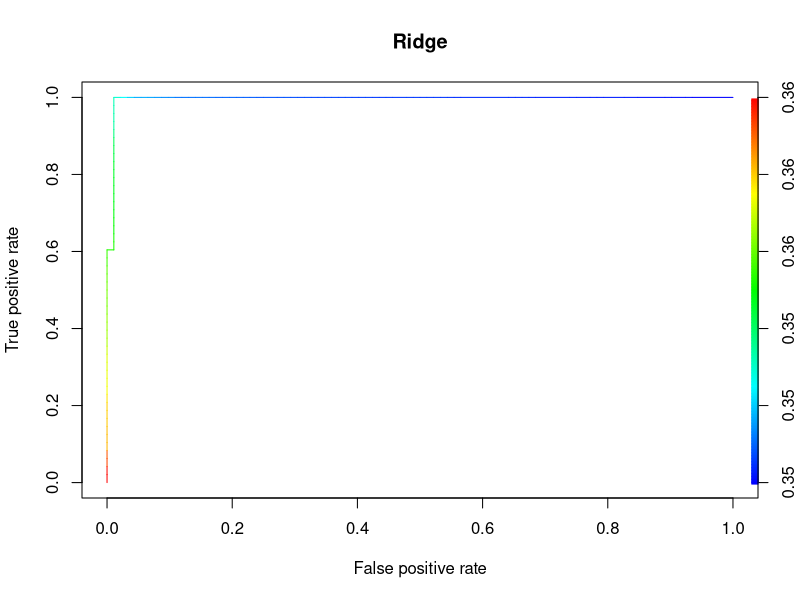
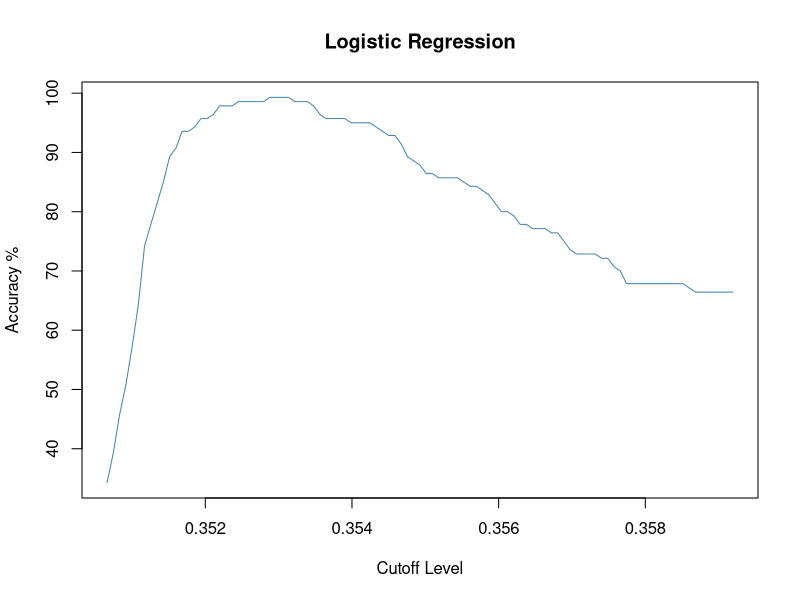
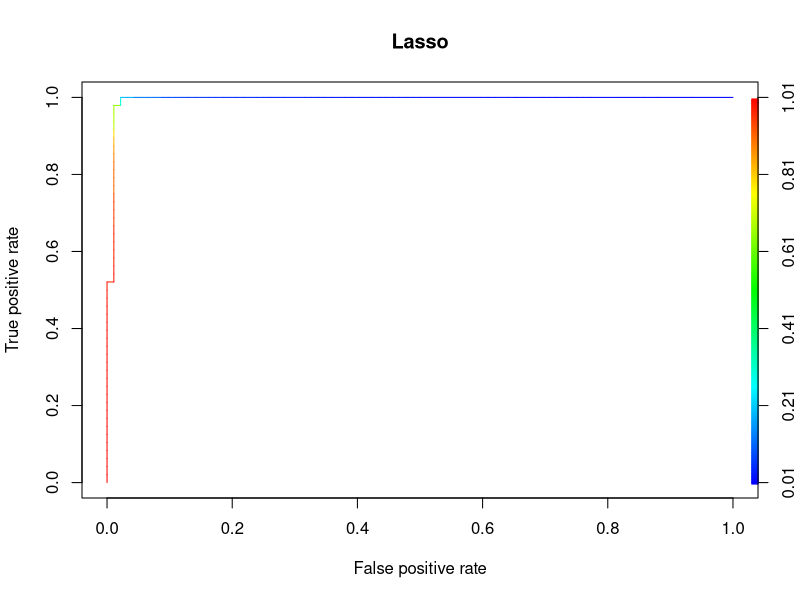
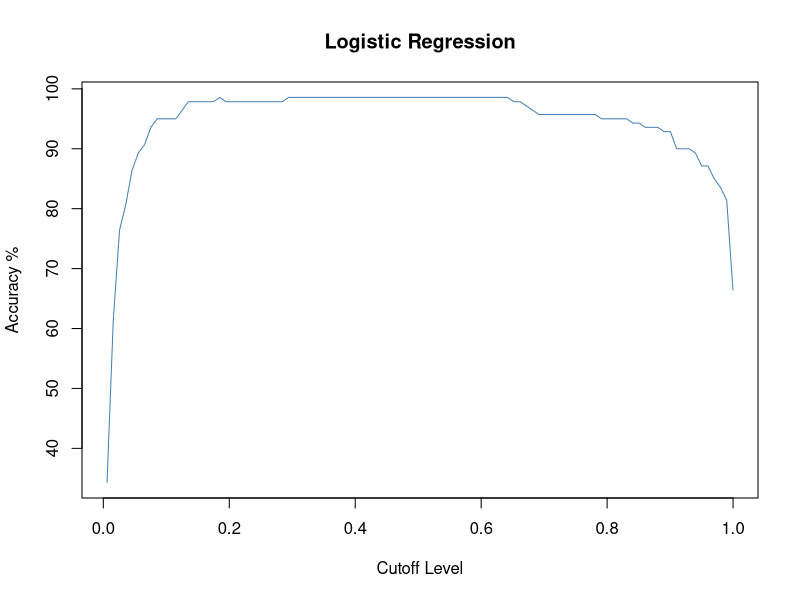
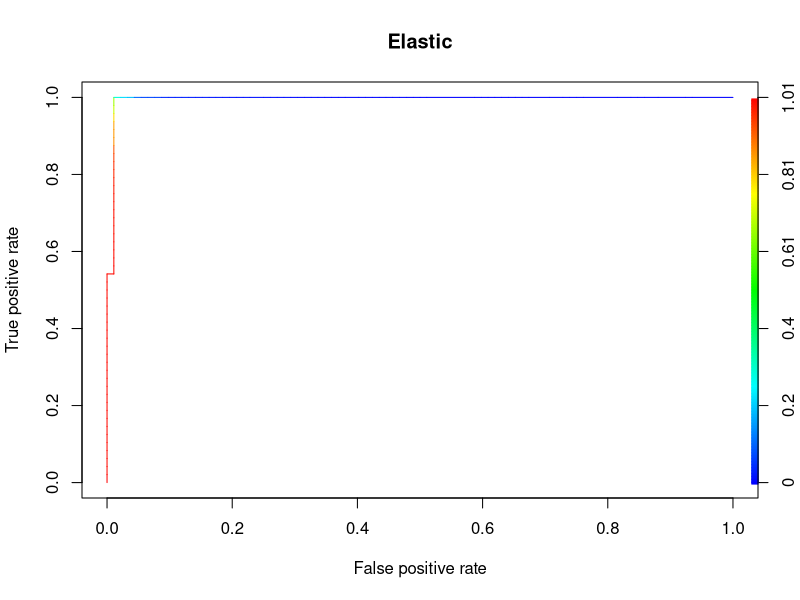
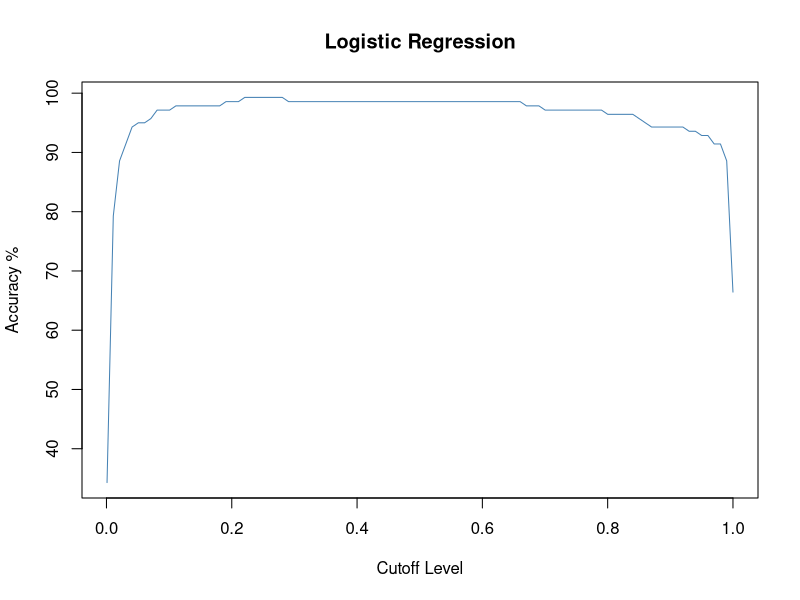
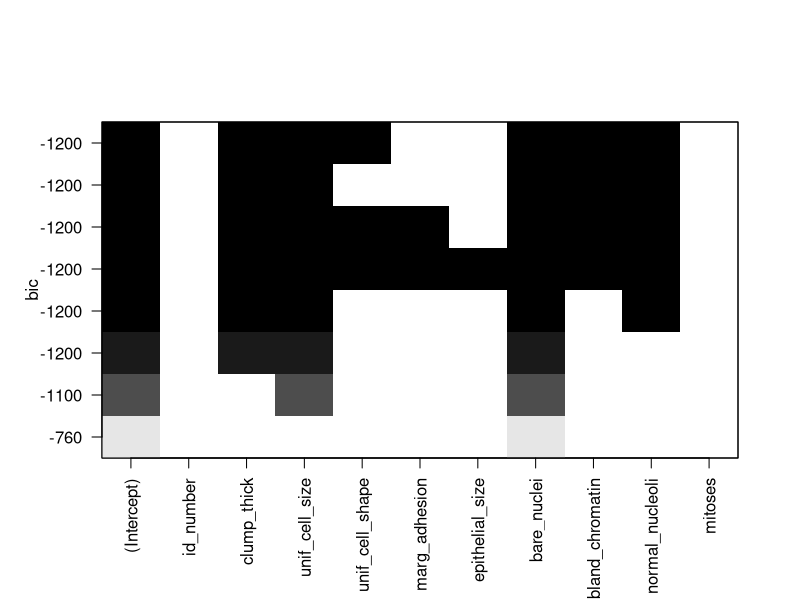

Reproduce these figures in R, in order. (Note: this script raises an error after producing the figures.)
######################################## PART 1 #######################

## After placing data file in working directory read in the data
cancerData = read.csv(file = "breast_cancer.dat", sep=",", na.strings = "NA", header = TRUE) 
## The data is comma delimited and has headers

dim(cancerData)
summary(cancerData) ## From this can see there are issues with bare nuclei field

## The first field of the data is a unique ID number. The next 9 fields are mapped
## to a 1-10 scale. The last field 'class_tumor' is like binary data with 2 representing 
## a beingn tumor and 4 for malignant. 

## Now need to clean the data. 
## There are some missing values in the data and want to make the previously
## mentioned changes to the class_tumor (classification) field.

# In my global environement I can see that bare_nuclei is the only field that contains 
# blanks ('?')
levels( cancerData$bare_nuclei )
## Can see the '?'
## Need to remove data with missing info:
?which
#cleanData <- which( cancerData != "?", arr.ind = TRUE)
# cleanData <- data.frame(cleanData)
cleanData <- subset(cancerData, (bare_nuclei != '?'))
## Now make sure bare_nuclei field is an integer
cleanData$bare_nuclei <- as.integer(as.character(cleanData$bare_nuclei))
dim(cleanData)
## Can see now that missing data has been removed 
levels( cleanData$bare_nuclei ) ## No longer able to use levels as now dealing with a numeric field
summary(cleanData) ## Data now looks good

## Now change Classifcation field to 0 and 1 as previously discussed
cleanData$class_tumor[cleanData$class_tumor == 2] <- 'Benign'
cleanData$class_tumor[cleanData$class_tumor == 4] <- 'Malignant'
summary(cleanData$class_tumor) ## Data now looks good, aslo checked in environment

## Data now cleaned:
cleanData
## Will now set the classification field as a factor. Cannot be zero or one. Need to be names 
cleanData$class_tumor <- as.factor(cleanData$class_tumor) 



library(caret)
library(dplyr)
set.seed(123) ## Told to do this so results are reproducible 
# Split data into 60% training, 20% validation and 20% test
ind <- sample(3, nrow(cleanData), replace = TRUE, prob=c(0.6,0.2,0.2))
train.dat <- cleanData[ind==1, ]
val.dat <- cleanData[ind==2, ]
test.dat <- cleanData[ind==3, ]
## Data is now split. Since the data is split based on probability, val.dat and test.dat don not have exactly the same number of observations


?train
# cv <- train(class_tumor ~ clump_thick + unif_cell_size + unif_cell_shape + marg_adhesion + epithelial_size + bare_nuclei + bland_chromatin + normal_nucleoli + mitoses, data = train.dat, method = "lm") ## Model is price
## I set the classification field as a factor as was getting warning that: '
#   You are trying to do regression and your outcome only has two possible values Are you trying to do classification? If so, use a 2 level factor as your outcome column.'
# cv #RMSE 0.1980072
# preds <- predict(cv, test.dat)
# RMSE(preds, test.dat$price) ##Normally expectRMSE to be worse than the RMSE for our training data
# RMSE = 

#create predictor matrix and outcome vector for training, validation, and test data
train.X <- as.matrix(within(train.dat, rm(class_tumor, id_number)))
val.X <- as.matrix(within(val.dat, rm(class_tumor, id_number)))
test.X <- as.matrix(within(test.dat, rm(class_tumor, id_number)))
train.y <- train.dat$class_tumor
val.y <- val.dat$class_tumor
test.y <- test.dat$class_tumor

library(glmnet)
#cross-validate to tune lambda for ridge and lasso
cvridge <- cv.glmnet(train.X, train.y, family="binomial", alpha=0, nlambda=20, type.measure="auc") ## Aplha = 0 for ridge, 1 for lasso
cvlasso <- cv.glmnet(train.X, train.y, family="binomial", alpha=1, nlambda=20, type.measure="auc")

#fit models with final lambda
ridgemod <- glmnet(train.X, train.y, family="binomial", alpha = 0, lambda = cvridge$lambda.1se) ## $lambda.1se => Least complex model thats within one standard error of the min
lassomod <- glmnet(train.X, train.y, family="binomial", alpha = 1, lambda = cvlasso$lambda.1se)

#pre-standardise the predictor matrix for elastic net 
#(glmnet wrapped in caret gets fussy if you try to preprocess within the command)

train.stdX <-scale(train.X)

library(caret)
# Set training control
?trainControl
?train
train_control <- trainControl(method = "repeatedcv",
                              number = 5,
                              repeats = 5,
                              search = "random",
                              classProbs = TRUE,
                              summaryFunction = twoClassSummary,
                              verboseIter = TRUE) ## Want 5 folds repeated 5 times here
## repeats arg: For repeated k-fold cross-validation only: the number of complete sets of folds to compute
# number: Either the number of folds or number of resampling iterations
## number must be greater than 1

## elsatic grid code below has following error: 
# Error: At least one of the class levels is not a valid R variable name; This will cause errors when class probabilities are
# generated because the variables names will be converted to  X0, X1 . Please use factor levels that can be used as valid R variable names  
# (see ?make.names for help).

## Will try to fix this error like so:
#train.stdX  %>% 
  #mutate(churn = factor(churn, 
                      #levels = make.names(levels(churn))))
## That failed. ## https://stackoverflow.com/questions/44084735/classification-usage-of-factor-levels

# Train the model
elastic_grid <- train(train.stdX, train.y,
                      method = "glmnet",
                      tuneLength = 25,
                      trControl = train_control,
                      metric= "ROC",
                      family = "binomial",
                      standardize = FALSE)

#fit the model with best lambda and alpha
elasticmod <- glmnet(train.X, train.y, family="binomial", alpha = elastic_grid$bestTune$alpha, lambda = elastic_grid$bestTune$lambda)





#################################### PART 2 ##########################
#Looking at Coefs for final models
Intercepts <- cbind(ridgemod$a0,lassomod$a0,elasticmod$a0)
Coefs <- cbind(ridgemod$beta,lassomod$beta, elasticmod$beta)
Betas <-rbind(Intercepts, Coefs)
rownames(Betas)[1] = "(Intercept)"
colnames(Betas) = c("Ridge", "Lasso", "Elastic Net")
Betas ## Show the beta coeff fors each model

#Methods for choosing cutoffs in validation data 
#(only ridge model shown here as example. Same for the others)

#Method using visualisation of ROC curves
fit.ridge <- predict(ridgemod, val.X, type="response")

  library(ROCR)
  ROCRfit.ridge = prediction(fit.ridge, val.y)
  ROCRperf.tr.ridge = performance(ROCRfit.ridge, "tpr", "fpr")
  
  plot(ROCRperf.tr.ridge, colorize=TRUE, main="Ridge")
  
  #Method using pROC
  library(pROC)
  ridge.roc <- roc(val.y, as.vector(fit.ridge) )
  coords(ridge.roc, "best", best.method="youden", transpose=TRUE)
  
  #Method using visualisation over Grid
  # accuracy here used as metric, could use something else
  cutoffs <- seq(min(fit.ridge),max(fit.ridge),(max(fit.ridge)-min(fit.ridge))/100)
  accuracy <- NULL
  
  for (i in seq(along = cutoffs)){
    prediction <- ifelse(fit.ridge >= cutoffs[i], "Malignant", "Benign") #Predicting for cut-off
    accuracy <- c(accuracy,length(which(val.y ==prediction))/length(prediction)*100)
  }
  
  plot(cutoffs, accuracy, pch =19,type='l',col= "steelblue",
       main ="Logistic Regression", xlab="Cutoff Level", ylab = "Accuracy %")


#Method for comparing performance metrics of various final models in test data 
#(here using pROC "youden" to choose threshold)

#fit lasso and elastic models
fit.lasso <- predict(lassomod, val.X, type="response")

  library(ROCR)
  ROCRfit.lasso = prediction(fit.lasso, val.y)
  ROCRperf.tr.lasso = performance(ROCRfit.lasso, "tpr", "fpr")
  
  plot(ROCRperf.tr.lasso, colorize=TRUE, main="Lasso")
  
  #Method using pROC
  library(pROC)
  lasso.roc <- roc(val.y, as.vector(fit.lasso) )
  coords(lasso.roc, "best", best.method="youden", transpose=TRUE)
  
  #Method using visualisation over Grid
  # accuracy here used as metric, could use something else
  cutoffs <- seq(min(fit.lasso),max(fit.lasso),(max(fit.lasso)-min(fit.lasso))/100)
  accuracy <- NULL
  
  for (i in seq(along = cutoffs)){
    prediction <- ifelse(fit.lasso >= cutoffs[i], "Malignant", "Benign") #Predicting for cut-off
    accuracy <- c(accuracy,length(which(val.y ==prediction))/length(prediction)*100)
  }
  
  plot(cutoffs, accuracy, pch =19,type='l',col= "steelblue",
       main ="Logistic Regression", xlab="Cutoff Level", ylab = "Accuracy %")
  
  
fit.elastic <- predict(elasticmod, val.X, type="response")

  library(ROCR)
  ROCRfit.elastic = prediction(fit.elastic, val.y)
  ROCRperf.tr.elastic = performance(ROCRfit.elastic, "tpr", "fpr")
  
  plot(ROCRperf.tr.elastic, colorize=TRUE, main="Elastic")
  
  #Method using pROC
  library(pROC)
  elastic.roc <- roc(val.y, as.vector(fit.elastic) )
  coords(elastic.roc, "best", best.method="youden", transpose=TRUE)
  
  #Method using visualisation over Grid
  # accuracy here used as metric, could use something else
  cutoffs <- seq(min(fit.elastic),max(fit.elastic),(max(fit.elastic)-min(fit.elastic))/100)
  accuracy <- NULL
  
  for (i in seq(along = cutoffs)){
    prediction <- ifelse(fit.elastic >= cutoffs[i], "Malignant", "Benign") #Predicting for cut-off
    accuracy <- c(accuracy,length(which(val.y ==prediction))/length(prediction)*100)
  }
  
  plot(cutoffs, accuracy, pch =19,type='l',col= "steelblue",
       main ="Logistic Regression", xlab="Cutoff Level", ylab = "Accuracy %")
# ?rocplot ## Not sure how to do an area under the curve ROC plot

#get thresholds
thresh.r <- coords(roc(val.y, as.vector(fit.ridge)), "best", best.method="youden", transpose=TRUE, ret="threshold")
thresh.l <- coords(roc(val.y, as.vector(fit.lasso)), "best", best.method="youden", transpose=TRUE, ret="threshold")
thresh.e <- coords(roc(val.y, as.vector(fit.elastic)), "best", best.method="youden", transpose=TRUE, ret="threshold")

#predict classifications in test data
final.r <- predict(ridgemod, test.X, type="response")
final.l <- predict(lassomod, test.X, type="response")
final.e <- predict(elasticmod, test.X, type="response")



#use caret to see various measures of performance
#install.packages("e1071")
library(e1071)
class.ridge <- as.factor(ifelse(final.r <= thresh.r, "Benign", "Malignant"))
confusionMatrix(class.ridge, test.y, positive = "Benign") ## Can see accuracy and sensitivity and other stuff

class.lasso <- as.factor(ifelse(final.l <= thresh.l, "Benign", "Malignant"))
confusionMatrix(class.lasso, test.y, positive = "Benign")

class.elastic <- as.factor(ifelse(final.e <= thresh.e, "Benign", "Malignant"))
confusionMatrix(class.elastic, test.y, positive = "Benign")


## Now calculate BIC which is a good for explanation
library(leaps)
plot(regsubsets(class_tumor ~., data = cleanData, method = "exhaustive", nbest = 1))
## Can see from this which variables are best at modelling our data






####### Nothing below this point works :(
# ridgemod$AIC
library(stats4)
# BIC(ridgemod)
# Not possible to get AIC or BIC
# cvridge


## Pearson residuals:
?resid
resid(ridgemod, type="pearson")
## Deviance Residuals
resid(elastic_grid)


library(arm)
## Binnned residual plot:
# After dividing the data into categories (bins) based on their fitted values, 
# the average residual versus the average fitted vaue for each bin
?binnedplot
# ?fitted
binnedplot(ridgemod,
           residuals(class.ridge, type = "response"),
           nclass = NULL,
           xlab = "Expected Values",
           ylab = "Average residual",
           main = "Binned residual plot",
           cex.pts = 0.8,
           col.pts = 1,
           col.int = "gray")

#install.packages("mlbench")
library(mlbench)
library(caret)
# collect resamples
?resamples
results <- resamples(list(Lasso=fit.lasso, Ridge=fit.ridge))
# summarize the distributions
summary(results)
# boxplots of results
bwplot(results)
# dot plots of results
dotplot(results)
